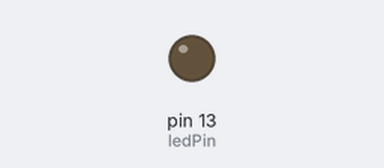
Bench run of a program on a simulated Arduino Uno, built with avr-gcc and run on an emulated ATmega328P. Parts: output pins drawn as LEDs (lit = HIGH). What the program prints to the serial monitor is not drawn.

Above: at 2.5 s.
Timing chart, 0 to 6.5 s (numbered marks = the images above):
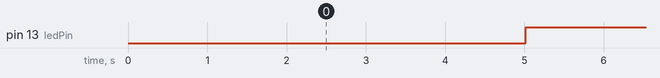

The program:

main.cpp
```cpp
#include <Arduino.h>


unsigned long previous_time = millis();
const unsigned long tempo = 5000;
const int ledPin = 13;

void setup() {
  Serial.begin(9600); // Initialize the serial port
  pinMode(ledPin, OUTPUT);
}

void loop() {
  //implementar um temporizador

  Serial.println(millis());
  Serial.println(previous_time);
  Serial.println("");

  // testar condição de tempo de intervalo
  if(millis() - previous_time > tempo){

    Serial.println("LED ON");
    digitalWrite(ledPin, HIGH);

    //reset timer
    previous_time = millis();
    delay(2000);

  } else {
    digitalWrite(ledPin, LOW);
    Serial.println("LED OFF");

  }
}
```

Measured:
- by itself, pin 13 (ledPin): alternates HIGH for 2.0 s and LOW for 3.0 s
